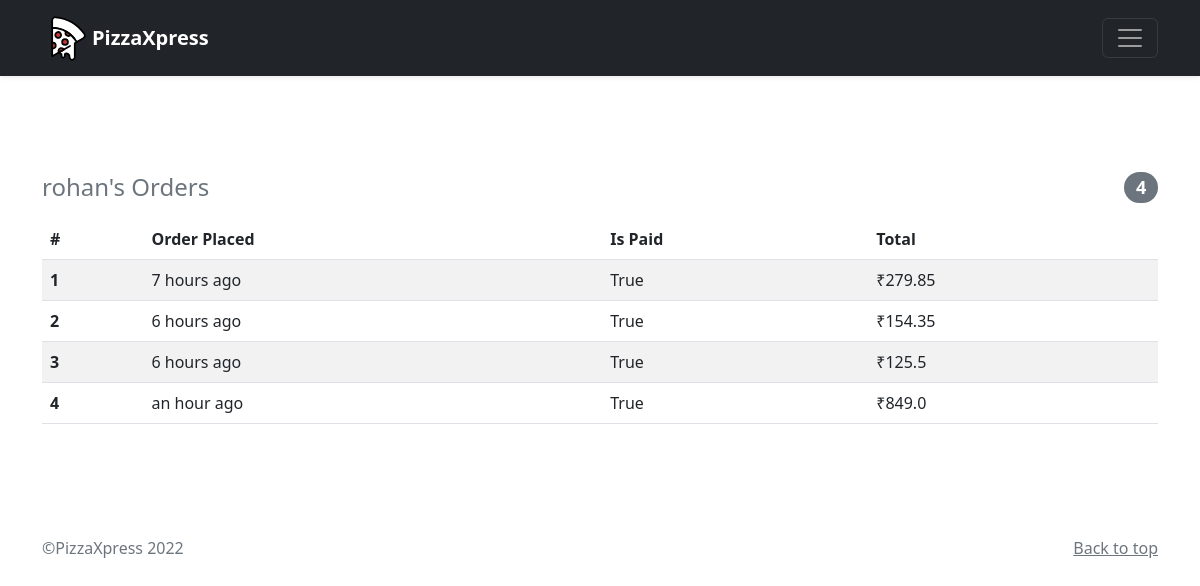
/my_orders/ (signed in), run on the app's committed database.
### home/models.py (models this page shows, shortened)
class BaseModel(models.Model):
    uid = models.UUIDField(default=uuid.uuid4, editable=False, primary_key=True)
    created_at = models.DateTimeField(auto_now_add=True)
    updated_at = models.DateTimeField(auto_now_add=True)
    class Meta:
        abstract = True

class Cart(BaseModel):
    user = models.ForeignKey(User, null=True, blank=True, on_delete=models.SET_NULL, related_name='carts')
    is_paid = models.BooleanField(default=False)
    instamojo_id = models.CharField(max_length=1000, default="")
    def get_total(self):
        total = CartItems.objects.filter(cart=self).aggregate(Sum('pizza__price'))['pizza__price__sum']
        if total:
            return total
        return 0

### home/views.py (the view)
# urls.py: path('my_orders/', views.orders, name="MyOrders"),
@login_required(login_url='/login/')
def orders(request):
    all_orders = Cart.objects.filter(is_paid=True, user=request.user)
    return render(request, "orders.html", {'orders': all_orders})

### home/templates/orders.html (shortened to what this page needs)
{% extends 'basic.html' %}
{% block body %}
<div class="container">
<div class="row g-5 my-5">
      <div class="col-md-12 col-lg-12 order-md-last">
        <h4 class="d-flex justify-content-between align-items-center mb-3">
          <span class="text-secondary">{{user.username}}'s Orders</span>
          <span class="badge bg-secondary rounded-pill">{{ orders|length }}</span>
        </h4>
          <table class="table table-striped table-hover">
            <thead>
                <tr>
                  <th scope="col">#</th>
                  <th scope="col">Order Placed</th>
                  <th scope="col">Is Paid</th>
                  <th scope="col">Total</th>
                </tr>
            </thead>
            <tbody>
            {% load humanize %}
            {% for order in orders %}
                <tr>
                  <th scope="row">{{ forloop.counter }}</th>
                  <td>{{ order.created_at| naturaltime }}</td>
                  <td>{{ order.is_paid }}</td>
                  <td>₹{{ order.get_total }}</td>
                </tr>
            {% endfor %}
            </tbody>
         </table>
      </div>
    </div>
  </div>
{% endblock %}

### data on the page
Cart: created_at "7 hours ago", is_paid "True", get_total "279.85"
Cart: created_at "6 hours ago", is_paid "True", get_total "154.35"
Cart: created_at "6 hours ago", is_paid "True", get_total "125.5"
Cart: created_at "an hour ago", is_paid "True", get_total "849.0"

### other printed values
{{ user.username }} "rohan"
{{ orders|length }} "4"
